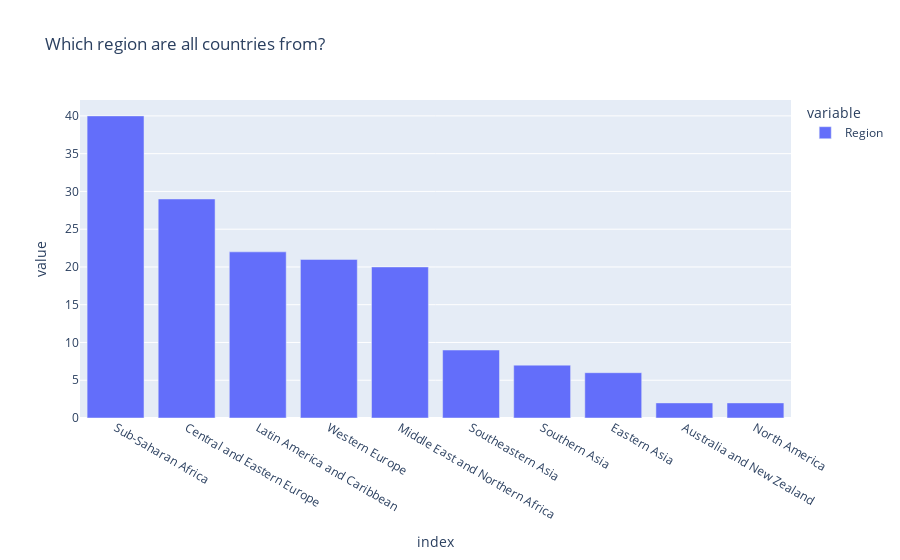

Notebook source saved alongside this figure:
### Code cell
fig = px.bar(data_2015.Region.value_counts(),title='Which region are all countries from?')
fig.show()

### Figure 1 — Plotly figure (JSON) as saved in the notebook; plotly's stock layout.template omitted (floating-point values rounded to 4 significant figures)
{"data": [{"alignmentgroup": "True", "hovertemplate": "variable=Region<br>index=%{x}<br>value=%{y}<extra></extra>", "legendgroup": "Region", "marker": {"color": "#636efa"}, "name": "Region", "offsetgroup": "Region", "orientation": "v", "showlegend": true, "textposition": "auto", "type": "bar", "x": ["Sub-Saharan Africa", "Central and Eastern Europe", "Latin America and Caribbean", "Western Europe", "Middle East and Northern Africa", "Southeastern Asia", "Southern Asia", "Eastern Asia", "Australia and New Zealand", "North America"], "xaxis": "x", "y": [40, 29, 22, 21, 20, 9, 7, 6, 2, 2], "yaxis": "y"}], "layout": {"barmode": "relative", "legend": {"title": {"text": "variable"}, "tracegroupgap": 0}, "title": {"text": "Which region are all countries from?"}, "xaxis": {"anchor": "y", "domain": [0, 1], "title": {"text": "index"}}, "yaxis": {"anchor": "x", "domain": [0, 1], "title": {"text": "value"}}}}
